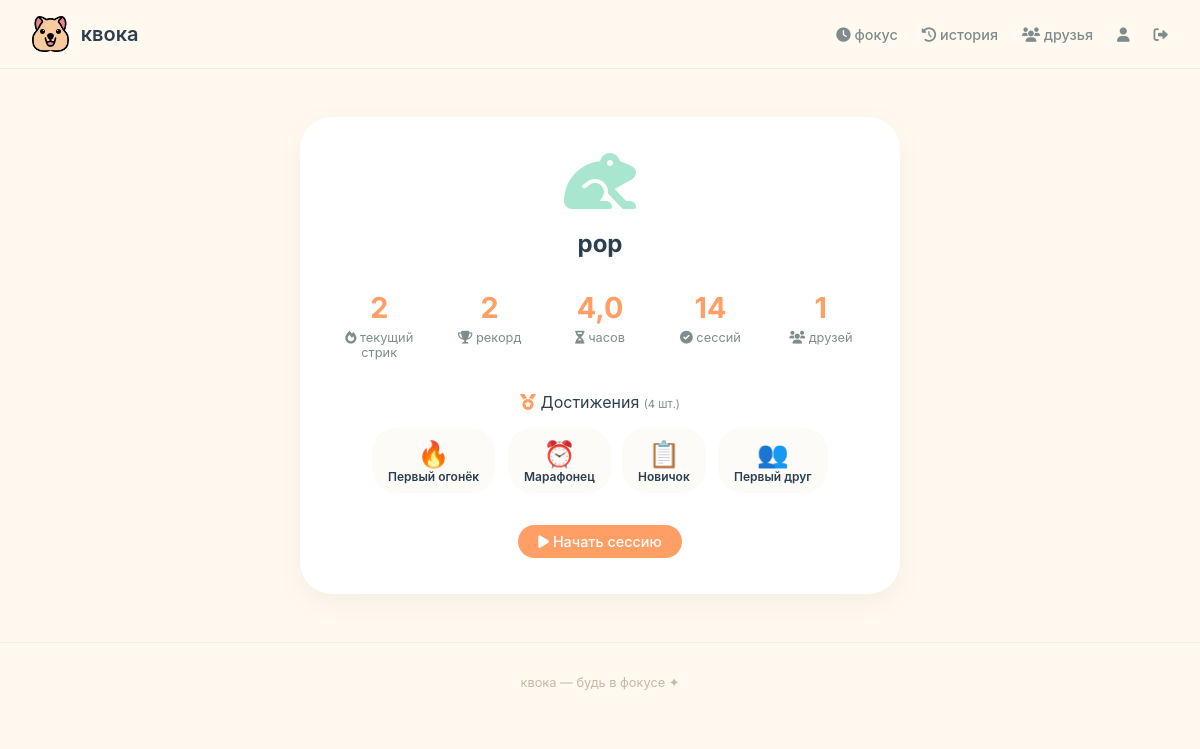
Screenshot of /profile/ (signed in) with the database file from the repository.
### core/models.py (models this page shows, shortened)
class User(AbstractUser):
    avatar = models.ImageField(upload_to='avatars/', blank=True, null=True)
    total_hours = models.FloatField(default=0.0)
    current_days = models.IntegerField(default=0)
    max_days = models.IntegerField(default=0)
    last_focus_date = models.DateField(null=True, blank=True)
    total_sessions = models.IntegerField(default=0)  # всего сессий
    total_videos_watched = models.IntegerField(default=0)  # просмотрено видео
    total_pdfs_read = models.IntegerField(default=0)  # прочитано PDF
    def get_achievements_list(self):
        return self.earned_achievements.select_related('achievement').all()
    def get_friends_count(self):
        from friends.models import Friend
        return Friend.objects.filter(
            models.Q(from_user=self, status='accepted') |
            models.Q(to_user=self, status='accepted')
        ).count()

class EarnedAchievement(models.Model):
    user = models.ForeignKey(User, on_delete=models.CASCADE, related_name='earned_achievements')
    achievement = models.ForeignKey(Achievement, on_delete=models.CASCADE)
    earned_at = models.DateTimeField(auto_now_add=True)
    class Meta:
        unique_together = ('user', 'achievement')

class Achievement(models.Model):
    TYPE_CHOICES = [
        ('streak', 'Стрик'),
        ('friends', 'Друзья'),
        ('sessions', 'Сессии'),
        ('hours', 'Часы фокуса'),
        ('media', 'Медиа'),
        ('special', 'Особые'),
    ]
    name = models.CharField(max_length=100)
    description = models.TextField(blank=True, help_text='Описание достижения')
    type = models.CharField(max_length=20, choices=TYPE_CHOICES, default='streak')
    required_streak = models.IntegerField(null=True, blank=True, help_text='Требуемая серия дней')
    required_friends = models.IntegerField(null=True, blank=True, help_text='Требуемое количество друзей')
    required_sessions = models.IntegerField(null=True, blank=True, help_text='Требуемое количество сессий')
    required_hours = models.FloatField(null=True, blank=True, help_text='Требуемое количество часов')
    required_videos_watched = models.IntegerField(null=True, blank=True, help_text='Просмотренных видео')
    required_pdfs_read = models.IntegerField(null=True, blank=True, help_text='Прочитанных PDF')
    icon = models.ImageField(upload_to='achievements/', blank=True, null=True)
    order = models.IntegerField(default=0, help_text='Порядок отображения')
    is_active = models.BooleanField(default=True)
    class Meta:
        ordering = ['order', 'required_streak']

### core/views.py (the view)
# urls.py: path('profile/', views.profile, name='profile'),
@login_required
def profile(request):
    achievements = request.user.get_achievements_list()
    context = {
        'user': request.user,
        'achievements': achievements,
    }
    return render(request, 'core/profile.html', context)

### templates/core/profile.html (shortened to what this page needs)
{% extends 'base.html' %}
{% load static %}
{% block content %}
<div class="profile-card">
    <div class="profile-header">
        <div class="profile-avatar">
            {% if user.avatar %}
                <img src="{{ user.avatar.url }}" alt="{{ user.username }}" style="width: 80px; height: 80px; border-radius: 50%; object-fit: cover;">
            {% else %}
                <i class="fas fa-frog" style="font-size: 4rem; color: #A8E6CF;"></i>
            {% endif %}
        </div>
        <h2>{{ user.username }}</h2>
    </div>
    <div class="profile-stats">
        <div class="stat-item">
            <div class="stat-value">{{ user.current_days }}</div>
            <div class="stat-name"><i class="fas fa-fire"></i> текущий стрик</div>
        </div>
        <div class="stat-item">
            <div class="stat-value">{{ user.max_days }}</div>
            <div class="stat-name"><i class="fas fa-trophy"></i> рекорд</div>
        </div>
        <div class="stat-item">
            <div class="stat-value">{{ user.total_hours|floatformat:1 }}</div>
            <div class="stat-name"><i class="fas fa-hourglass-half"></i> часов</div>
        </div>
        <div class="stat-item">
            <div class="stat-value">{{ user.total_sessions }}</div>
            <div class="stat-name"><i class="fas fa-check-circle"></i> сессий</div>
        </div>
        <div class="stat-item">
            <div class="stat-value">{{ user.get_friends_count }}</div>
            <div class="stat-name"><i class="fas fa-users"></i> друзей</div>
        </div>
    </div>
    <div class="achievements-section" style="margin-top: 2rem;">
        <div class="achievements-title" style="font-size: 1rem; margin-bottom: 1rem; color: #2C3E50;">
            <i class="fas fa-medal" style="color: #FF9F66;"></i> Достижения
            <span style="font-size: 0.7rem; color: #7F8C8D;">({{ achievements|length }} шт.)</span>
        </div>
        {% if achievements %}
            <div style="display: flex; gap: 0.75rem; flex-wrap: wrap; justify-content: center;">
                {% for earned in achievements %}
                    <div class="achievement-badge" style="position: relative; background: #FDFBF7; border-radius: 1.5rem; padding: 0.6rem 1rem; text-align: center; cursor: pointer; transition: transform 0.2s;">
                        <div style="font-size: 1.6rem;">
                            {% if earned.achievement.type == 'streak' %}🔥
                            {% elif earned.achievement.type == 'friends' %}👥
                            {% elif earned.achievement.type == 'sessions' %}📋
                            {% elif earned.achievement.type == 'hours' %}⏰
                            {% elif earned.achievement.type == 'media' %}📺
                            {% else %}🏆
                            {% endif %}
                        </div>
                        <div style="font-weight: 600; font-size: 0.75rem; color: #2C3E50;">{{ earned.achievement.name }}</div>
                    </div>
                {% endfor %}
            </div>
        {% else %}
            <div style="text-align: center; color: #7F8C8D; padding: 2rem; background: #FDFBF7; border-radius: 1rem;">
                <i class="fas fa-medal" style="font-size: 2rem; color: #C4B8A8; margin-bottom: 0.5rem; display: block;"></i>
                Пока нет достижений. Продолжай фокуситься!
            </div>
        {% endif %}
    </div>
    <div style="margin-top: 2rem;">
        <a href="{% url 'dashboard' %}" class="btn-primary" style="display: inline-block;">
            <i class="fas fa-play"></i> Начать сессию
        </a>
    </div>
</div>
{% endblock %}

### static/css/style.css (style rules this page uses)
* { margin: 0; padding: 0; box-sizing: border-box; }
body { font-family: 'Inter', -apple-system, BlinkMacSystemFont, sans-serif; background: #FFF9F0; color: #2C3E50; min-height: 100vh; }
.btn-primary { background: #FF9F66; color: white; padding: 0.5rem 1.25rem; border-radius: 2rem; text-decoration: none; font-weight: 500; font-size: 0.9rem; transition: all 0.2s; border: none; cursor: pointer; }
.profile-card { max-width: 600px; margin: 3rem auto; background: #FFFFFF; border-radius: 2rem; padding: 2rem; box-shadow: 0 8px 30px rgba(0, 0, 0, 0.05); text-align: center; }
.profile-header { margin-bottom: 2rem; }
.profile-avatar { margin-bottom: 1rem; }
.profile-stats { display: flex; justify-content: space-around; margin: 2rem 0; flex-wrap: wrap; gap: 1rem; }
.stat-item { flex: 1; min-width: 80px; }
.stat-value { font-size: 1.8rem; font-weight: 700; color: #FF9F66; }
.stat-name { font-size: 0.8rem; color: #7F8C8D; margin-top: 0.3rem; }
.achievement-badge { transition: transform 0.2s, box-shadow 0.2s; cursor: pointer; min-width: 80px; }
.achievement-badge { animation: achievementPop 0.3s ease-out; }
.timer-btn, .btn-primary, .filter-btn { transition: all 0.2s cubic-bezier(0.4, 0, 0.2, 1); position: relative; overflow: hidden; }
.timer-btn::after, .btn-primary::after { content: ''; position: absolute; top: 50%; left: 50%; width: 0; height: 0; border-radius: 50%; background: rgba(255, 255, 255, 0.3); transform: translate(-50%, -50%); transition: width 0.3s, height 0.3s; }
.stat-card, .profile-card, .form-container, .timer-card, .notes-card { transition: transform 0.2s ease, box-shadow 0.2s ease; }
.achievement-badge { animation: achievementPop 0.4s ease-out; animation-fill-mode: both; }
.achievement-badge:nth-child(1) { animation-delay: 0.05s; }
.achievement-badge:nth-child(2) { animation-delay: 0.1s; }
.achievement-badge:nth-child(3) { animation-delay: 0.15s; }
.achievement-badge:nth-child(4) { animation-delay: 0.2s; }

### templates/core/profile.html (style rules this page uses)
.profile-card { animation: fadeInUp 0.5s ease-out; }
.stat-item { transition: transform 0.2s; }

### rows the page displays
User: username "pop", current_days "2", max_days "2", total_hours "4,0", total_sessions "14", get_friends_count "1"
EarnedAchievement: achievement.name "Первый огонёк"
EarnedAchievement: achievement.name "Марафонец"
EarnedAchievement: achievement.name "Новичок"
EarnedAchievement: achievement.name "Первый друг"

### other values shown
{{ achievements|length }} "4"
